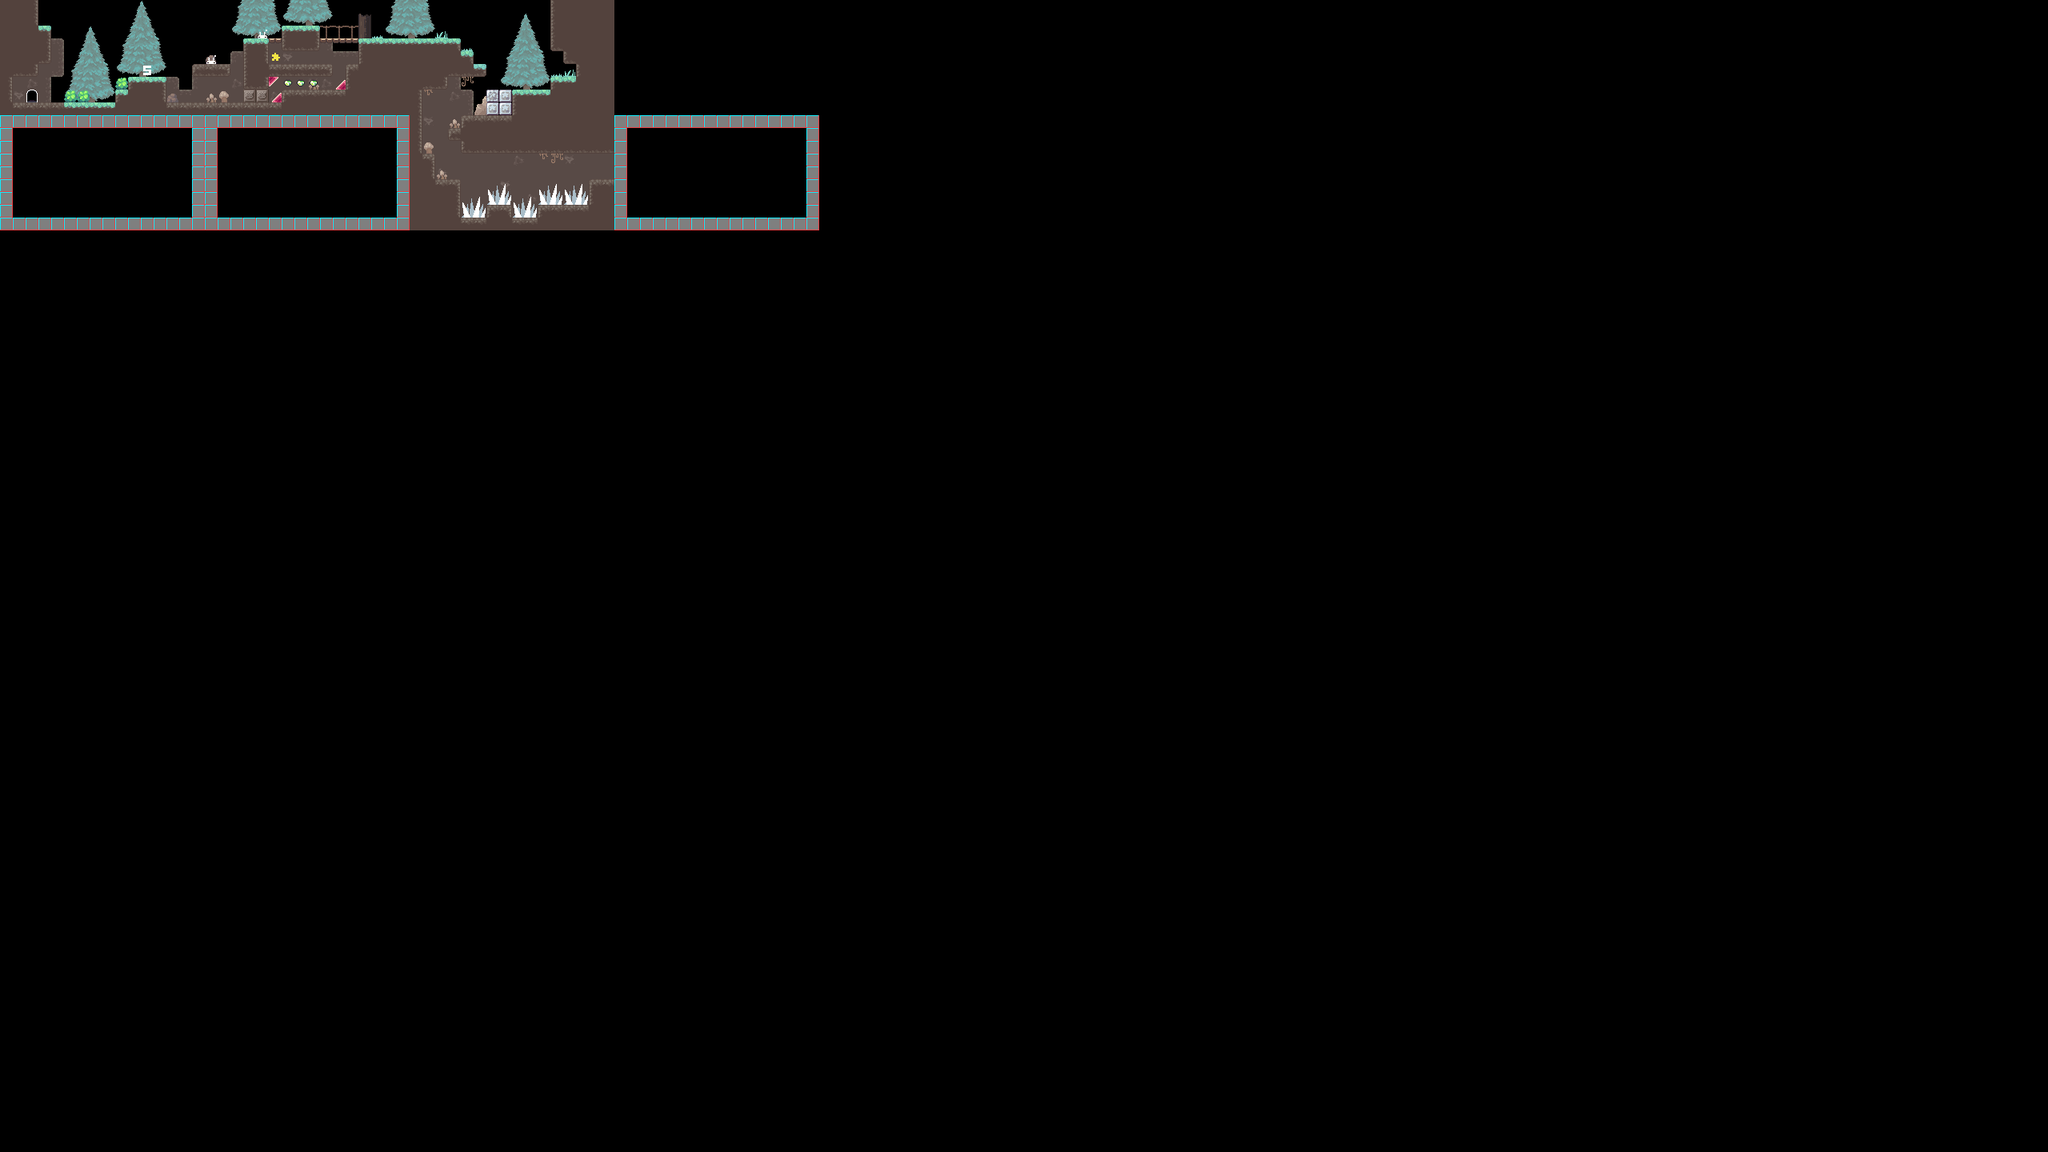

This is a level from a 2D game, rendered from its Tiled map with the project's own tilesets. A one-line summary and the map file follow, with tile-layer data summarised:
An orthogonal 160x90 tile map with 16x16 px tiles, 4 tile layers (BG2, BG, WATER, FG) and 4 objects (2x room, door, npc).

<map version="1.2" tiledversion="1.2.4" orientation="orthogonal" renderorder="right-down" width="160" height="90" tilewidth="16" tileheight="16" infinite="0" nextlayerid="119" nextobjectid="1425">
 <tileset firstgid="1" name="tiles" tilewidth="16" tileheight="16" tilecount="3072" columns="64">
  <image source="tiles.png" width="1024" height="768" />
 </tileset>
 <layer id="115" name="BG2" width="160" height="90">
  <data>[14400 cells, 247 non-empty, 9 distinct tile ids]</data>
 </layer>
 <layer id="116" name="BG" width="160" height="90">
  <data>[14400 cells, 135 non-empty, 40 distinct tile ids]</data>
 </layer>
 <layer id="117" name="WATER" width="160" height="90" opacity="0.69">
  <data>[14400 cells, 0 non-empty, 0 distinct tile ids]</data>
 </layer>
 <layer id="118" name="FG" width="160" height="90">
  <data>[14400 cells, 445 non-empty, 32 distinct tile ids]</data>
 </layer>
 <objectgroup id="93" name="ROOM">
  <object id="875" type="room" x="0" y="0" width="512" height="144">
   <properties>
    <property name="bg" type="int" value="7" />
   </properties>
  </object>
  <object id="1422" type="room" x="512" y="0" width="256" height="288">
   <properties>
    <property name="bg" type="int" value="7" />
   </properties>
  </object>
 </objectgroup>
 <objectgroup id="94" name="OBJ">
  <object id="1421" type="door" x="32" y="112" width="16" height="16">
   <properties>
    <property name="levelName" value="lybianna" />
    <property name="tx" type="int" value="237" />
    <property name="ty" type="int" value="84" />
   </properties>
  </object>
  <object id="1424" type="npc" x="112" y="112" width="16" height="16">
   <properties>
    <property name="centerText" type="bool" value="true" />
    <property name="npcType" type="int" value="0" />
    <property name="text" value="#l Lybianna" />
   </properties>
  </object>
 </objectgroup>
</map>
